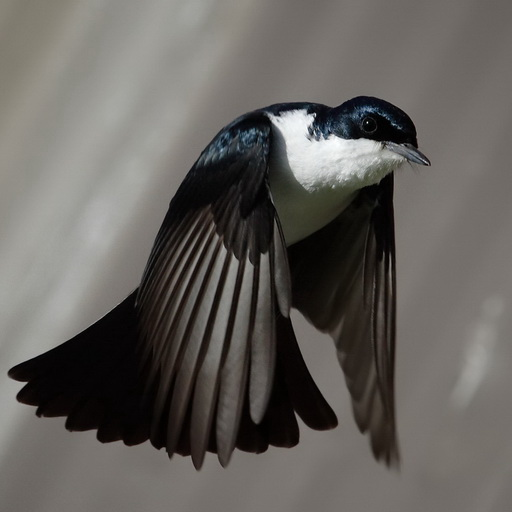
#> input picture ClassWork/CW3/img1.jpg, 512 x 512 px, found by its file name
$ python Assignment10.py
#> lines starting #> are read from the running program, lines starting #| are printed output that depends on the picture
__author__ = 'Dmitry Patashov'

import cv2
import numpy as np
from matplotlib import pyplot as plt

img = cv2.imread('img1.jpg')
#> img is the input picture: shape (512, 512, 3); mean B, G, R 93.6, 97.7, 101
im = cv2.cvtColor(img, cv2.COLOR_BGR2GRAY)

im1 = np.float64(im) - 50
im2 = np.float64(im) + 50

im1[im1<0] = 0
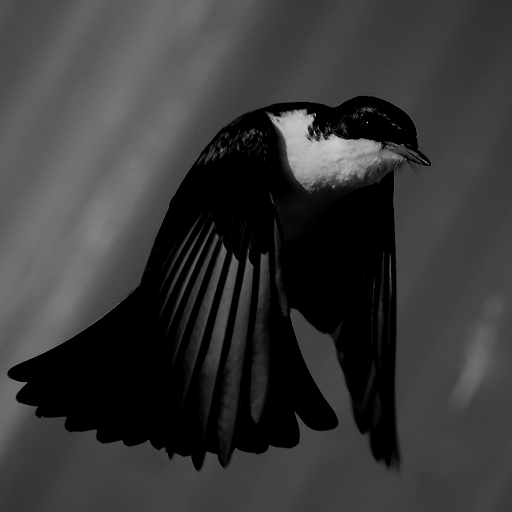
#> im1: shape (512, 512) float64; min 0, max 205, mean 55.8
im2[im2 > 255] = 255
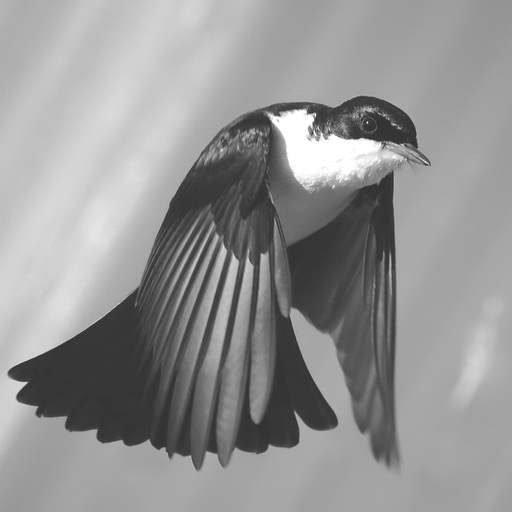
#> im2: shape (512, 512) float64; min 50, max 255, mean 148

im1 = np.uint8(im1)
im2 = np.uint8(im2)

plt.figure()
p1 = plt.subplot(132)
p1.title.set_text('Original Image')
plt.imshow(im, cmap='gray')

p2 = plt.subplot(131)
p2.title.set_text('Image - 50')
plt.imshow(im1, cmap='gray')

p3 = plt.subplot(133)
p3.title.set_text('Image + 50')
plt.imshow(im2, cmap='gray')

plt.show()
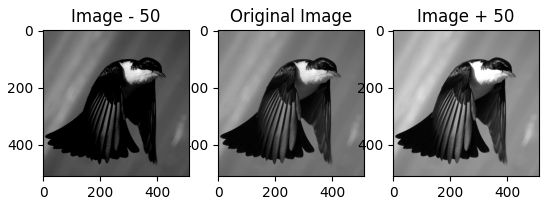
#> figure drawn by matplotlib, 3 panels
